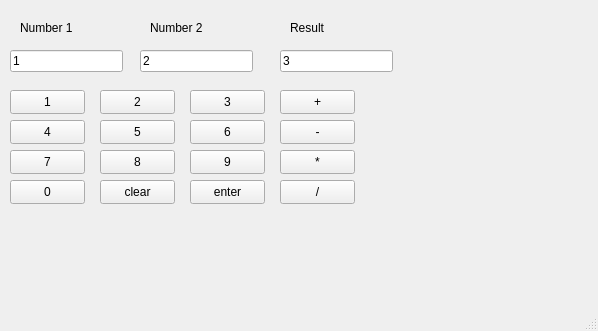
<?xml version="1.0" encoding="UTF-8"?>
<ui version="4.0">
 <class>MainWindow</class>
 <widget class="QMainWindow" name="MainWindow">
  <property name="geometry">
   <rect>
    <x>0</x>
    <y>0</y>
    <width>598</width>
    <height>331</height>
   </rect>
  </property>
  <property name="windowTitle">
   <string>MainWindow</string>
  </property>
  <widget class="QWidget" name="centralwidget">
   <widget class="QLabel" name="label">
    <property name="geometry">
     <rect>
      <x>20</x>
      <y>20</y>
      <width>61</width>
      <height>16</height>
     </rect>
    </property>
    <property name="text">
     <string>Number 1</string>
    </property>
   </widget>
   <widget class="QLabel" name="label_2">
    <property name="geometry">
     <rect>
      <x>150</x>
      <y>20</y>
      <width>61</width>
      <height>16</height>
     </rect>
    </property>
    <property name="text">
     <string>Number 2</string>
    </property>
   </widget>
   <widget class="QLabel" name="label_3">
    <property name="geometry">
     <rect>
      <x>290</x>
      <y>20</y>
      <width>49</width>
      <height>16</height>
     </rect>
    </property>
    <property name="text">
     <string>Result</string>
    </property>
   </widget>
   <widget class="QLineEdit" name="num1">
    <property name="geometry">
     <rect>
      <x>10</x>
      <y>50</y>
      <width>113</width>
      <height>22</height>
     </rect>
    </property>
    <property name="text">
     <string>1</string>
    </property>
   </widget>
   <widget class="QLineEdit" name="num2">
    <property name="geometry">
     <rect>
      <x>140</x>
      <y>50</y>
      <width>113</width>
      <height>22</height>
     </rect>
    </property>
    <property name="text">
     <string>2</string>
    </property>
   </widget>
   <widget class="QLineEdit" name="result">
    <property name="geometry">
     <rect>
      <x>280</x>
      <y>50</y>
      <width>113</width>
      <height>22</height>
     </rect>
    </property>
    <property name="text">
     <string>3</string>
    </property>
   </widget>
   <widget class="QPushButton" name="N1">
    <property name="geometry">
     <rect>
      <x>10</x>
      <y>90</y>
      <width>75</width>
      <height>24</height>
     </rect>
    </property>
    <property name="text">
     <string>1</string>
    </property>
   </widget>
   <widget class="QPushButton" name="N2">
    <property name="geometry">
     <rect>
      <x>100</x>
      <y>90</y>
      <width>75</width>
      <height>24</height>
     </rect>
    </property>
    <property name="text">
     <string>2</string>
    </property>
   </widget>
   <widget class="QPushButton" name="N3">
    <property name="geometry">
     <rect>
      <x>190</x>
      <y>90</y>
      <width>75</width>
      <height>24</height>
     </rect>
    </property>
    <property name="text">
     <string>3</string>
    </property>
   </widget>
   <widget class="QPushButton" name="add">
    <property name="geometry">
     <rect>
      <x>280</x>
      <y>90</y>
      <width>75</width>
      <height>24</height>
     </rect>
    </property>
    <property name="text">
     <string>+</string>
    </property>
   </widget>
   <widget class="QPushButton" name="N4">
    <property name="geometry">
     <rect>
      <x>10</x>
      <y>120</y>
      <width>75</width>
      <height>24</height>
     </rect>
    </property>
    <property name="text">
     <string>4</string>
    </property>
   </widget>
   <widget class="QPushButton" name="N5">
    <property name="geometry">
     <rect>
      <x>100</x>
      <y>120</y>
      <width>75</width>
      <height>24</height>
     </rect>
    </property>
    <property name="text">
     <string>5</string>
    </property>
   </widget>
   <widget class="QPushButton" name="N6">
    <property name="geometry">
     <rect>
      <x>190</x>
      <y>120</y>
      <width>75</width>
      <height>24</height>
     </rect>
    </property>
    <property name="text">
     <string>6</string>
    </property>
   </widget>
   <widget class="QPushButton" name="sub">
    <property name="geometry">
     <rect>
      <x>280</x>
      <y>120</y>
      <width>75</width>
      <height>24</height>
     </rect>
    </property>
    <property name="text">
     <string>-</string>
    </property>
   </widget>
   <widget class="QPushButton" name="N7">
    <property name="geometry">
     <rect>
      <x>10</x>
      <y>150</y>
      <width>75</width>
      <height>24</height>
     </rect>
    </property>
    <property name="text">
     <string>7</string>
    </property>
   </widget>
   <widget class="QPushButton" name="N8">
    <property name="geometry">
     <rect>
      <x>100</x>
      <y>150</y>
      <width>75</width>
      <height>24</height>
     </rect>
    </property>
    <property name="text">
     <string>8</string>
    </property>
   </widget>
   <widget class="QPushButton" name="N9">
    <property name="geometry">
     <rect>
      <x>190</x>
      <y>150</y>
      <width>75</width>
      <height>24</height>
     </rect>
    </property>
    <property name="text">
     <string>9</string>
    </property>
   </widget>
   <widget class="QPushButton" name="mul">
    <property name="geometry">
     <rect>
      <x>280</x>
      <y>150</y>
      <width>75</width>
      <height>24</height>
     </rect>
    </property>
    <property name="text">
     <string>*</string>
    </property>
   </widget>
   <widget class="QPushButton" name="N0">
    <property name="geometry">
     <rect>
      <x>10</x>
      <y>180</y>
      <width>75</width>
      <height>24</height>
     </rect>
    </property>
    <property name="text">
     <string>0</string>
    </property>
   </widget>
   <widget class="QPushButton" name="clear">
    <property name="geometry">
     <rect>
      <x>100</x>
      <y>180</y>
      <width>75</width>
      <height>24</height>
     </rect>
    </property>
    <property name="text">
     <string>clear</string>
    </property>
   </widget>
   <widget class="QPushButton" name="enter">
    <property name="geometry">
     <rect>
      <x>190</x>
      <y>180</y>
      <width>75</width>
      <height>24</height>
     </rect>
    </property>
    <property name="text">
     <string>enter</string>
    </property>
   </widget>
   <widget class="QPushButton" name="div">
    <property name="geometry">
     <rect>
      <x>280</x>
      <y>180</y>
      <width>75</width>
      <height>24</height>
     </rect>
    </property>
    <property name="text">
     <string>/</string>
    </property>
   </widget>
  </widget>
  <widget class="QMenuBar" name="menubar">
   <property name="geometry">
    <rect>
     <x>0</x>
     <y>0</y>
     <width>598</width>
     <height>22</height>
    </rect>
   </property>
  </widget>
  <widget class="QStatusBar" name="statusbar"/>
 </widget>
 <resources/>
 <connections/>
</ui>
